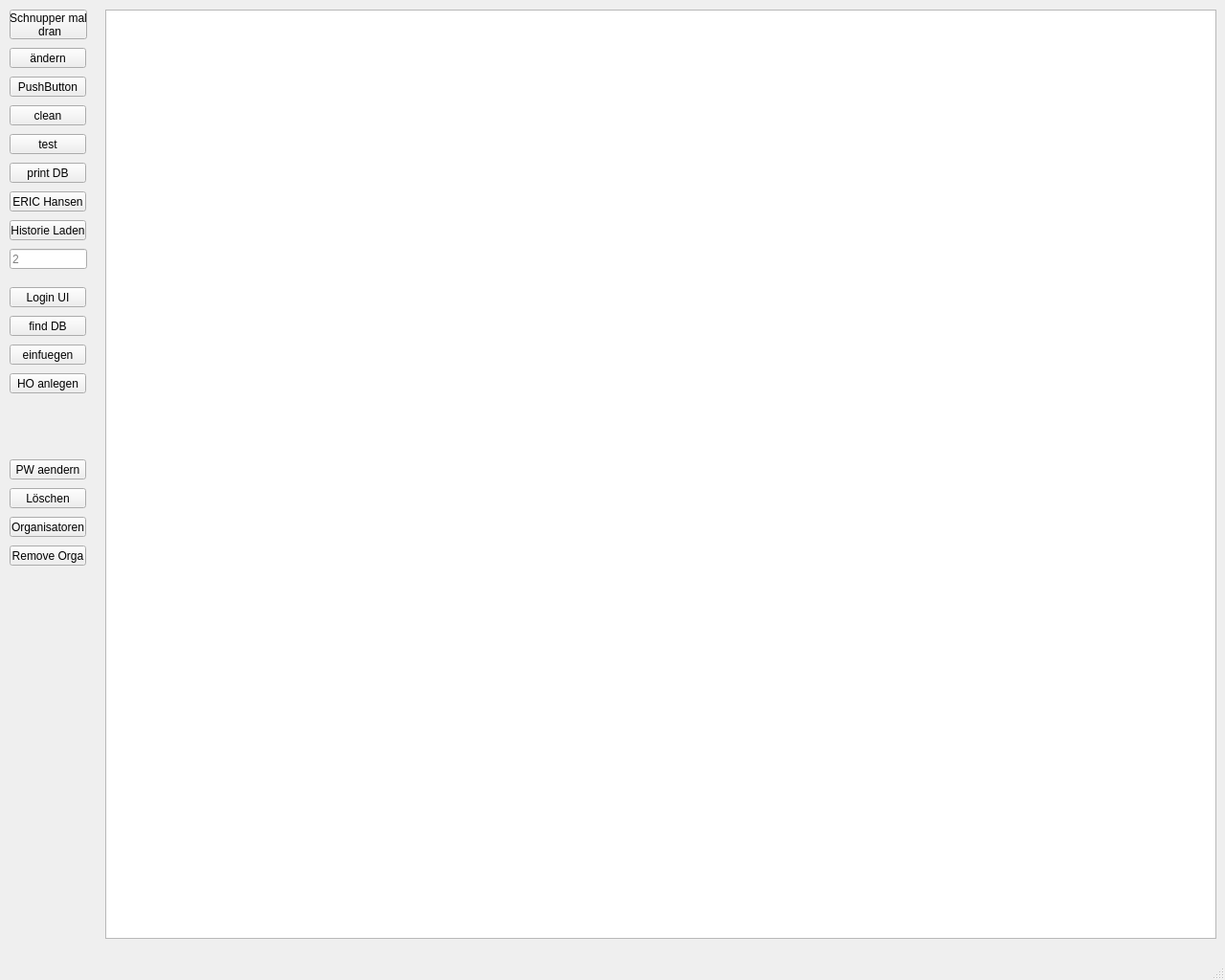
<?xml version="1.0" encoding="UTF-8"?>
<ui version="4.0">
 <class>MainWindow</class>
 <widget class="QMainWindow" name="MainWindow">
  <property name="geometry">
   <rect>
    <x>0</x>
    <y>0</y>
    <width>1280</width>
    <height>1024</height>
   </rect>
  </property>
  <property name="windowTitle">
   <string>MainWindow</string>
  </property>
  <widget class="QWidget" name="centralwidget">
   <widget class="QPushButton" name="pushButton">
    <property name="geometry">
     <rect>
      <x>10</x>
      <y>80</y>
      <width>80</width>
      <height>21</height>
     </rect>
    </property>
    <property name="text">
     <string>PushButton</string>
    </property>
   </widget>
   <widget class="QPushButton" name="pushButton_2">
    <property name="geometry">
     <rect>
      <x>10</x>
      <y>200</y>
      <width>80</width>
      <height>21</height>
     </rect>
    </property>
    <property name="text">
     <string>ERIC Hansen</string>
    </property>
   </widget>
   <widget class="QPushButton" name="pushButton_3">
    <property name="geometry">
     <rect>
      <x>10</x>
      <y>170</y>
      <width>80</width>
      <height>21</height>
     </rect>
    </property>
    <property name="text">
     <string>print DB</string>
    </property>
   </widget>
   <widget class="QPushButton" name="pushButton_4">
    <property name="geometry">
     <rect>
      <x>10</x>
      <y>110</y>
      <width>80</width>
      <height>21</height>
     </rect>
    </property>
    <property name="text">
     <string>clean</string>
    </property>
   </widget>
   <widget class="QPushButton" name="pushButton_5">
    <property name="geometry">
     <rect>
      <x>10</x>
      <y>140</y>
      <width>80</width>
      <height>21</height>
     </rect>
    </property>
    <property name="text">
     <string>test</string>
    </property>
   </widget>
   <widget class="QPushButton" name="pushButton_6">
    <property name="geometry">
     <rect>
      <x>10</x>
      <y>50</y>
      <width>80</width>
      <height>21</height>
     </rect>
    </property>
    <property name="text">
     <string>ändern</string>
    </property>
   </widget>
   <widget class="QPushButton" name="pushButton_7">
    <property name="geometry">
     <rect>
      <x>10</x>
      <y>10</y>
      <width>81</width>
      <height>31</height>
     </rect>
    </property>
    <property name="text">
     <string>Schnupper mal
 dran</string>
    </property>
   </widget>
   <widget class="QTableWidget" name="tableWidget">
    <property name="geometry">
     <rect>
      <x>110</x>
      <y>10</y>
      <width>1161</width>
      <height>971</height>
     </rect>
    </property>
    <property name="cornerButtonEnabled">
     <bool>false</bool>
    </property>
    <attribute name="horizontalHeaderVisible">
     <bool>false</bool>
    </attribute>
   </widget>
   <widget class="QPushButton" name="pushButton_8_hist">
    <property name="geometry">
     <rect>
      <x>10</x>
      <y>230</y>
      <width>80</width>
      <height>21</height>
     </rect>
    </property>
    <property name="text">
     <string>Historie Laden</string>
    </property>
   </widget>
   <widget class="QLineEdit" name="lineEdit_ID_hist">
    <property name="geometry">
     <rect>
      <x>10</x>
      <y>260</y>
      <width>81</width>
      <height>21</height>
     </rect>
    </property>
    <property name="placeholderText">
     <string>2</string>
    </property>
   </widget>
   <widget class="QPushButton" name="pushButton_8_db">
    <property name="geometry">
     <rect>
      <x>10</x>
      <y>330</y>
      <width>80</width>
      <height>21</height>
     </rect>
    </property>
    <property name="text">
     <string>find DB</string>
    </property>
   </widget>
   <widget class="QPushButton" name="LoginView">
    <property name="geometry">
     <rect>
      <x>10</x>
      <y>300</y>
      <width>80</width>
      <height>21</height>
     </rect>
    </property>
    <property name="text">
     <string>Login UI</string>
    </property>
   </widget>
   <widget class="QPushButton" name="ho_anlegen">
    <property name="geometry">
     <rect>
      <x>10</x>
      <y>390</y>
      <width>80</width>
      <height>21</height>
     </rect>
    </property>
    <property name="text">
     <string>HO anlegen</string>
    </property>
   </widget>
   <widget class="QPushButton" name="einfuegen">
    <property name="geometry">
     <rect>
      <x>10</x>
      <y>360</y>
      <width>80</width>
      <height>21</height>
     </rect>
    </property>
    <property name="text">
     <string>einfuegen</string>
    </property>
   </widget>
   <widget class="QPushButton" name="neuesPasswortButton">
    <property name="geometry">
     <rect>
      <x>10</x>
      <y>480</y>
      <width>80</width>
      <height>21</height>
     </rect>
    </property>
    <property name="text">
     <string>PW aendern</string>
    </property>
   </widget>
   <widget class="QPushButton" name="loeschenButton">
    <property name="geometry">
     <rect>
      <x>10</x>
      <y>510</y>
      <width>80</width>
      <height>21</height>
     </rect>
    </property>
    <property name="text">
     <string>Löschen</string>
    </property>
   </widget>
   <widget class="QPushButton" name="pushButton_Organisatoren">
    <property name="geometry">
     <rect>
      <x>10</x>
      <y>540</y>
      <width>80</width>
      <height>21</height>
     </rect>
    </property>
    <property name="text">
     <string>Organisatoren</string>
    </property>
   </widget>
   <widget class="QPushButton" name="PushButtonRemoveOrganisator">
    <property name="geometry">
     <rect>
      <x>10</x>
      <y>570</y>
      <width>80</width>
      <height>21</height>
     </rect>
    </property>
    <property name="text">
     <string>Remove Orga</string>
    </property>
   </widget>
  </widget>
  <widget class="QMenuBar" name="menubar">
   <property name="geometry">
    <rect>
     <x>0</x>
     <y>0</y>
     <width>1280</width>
     <height>20</height>
    </rect>
   </property>
  </widget>
  <widget class="QStatusBar" name="statusbar"/>
 </widget>
 <resources/>
 <connections/>
</ui>
